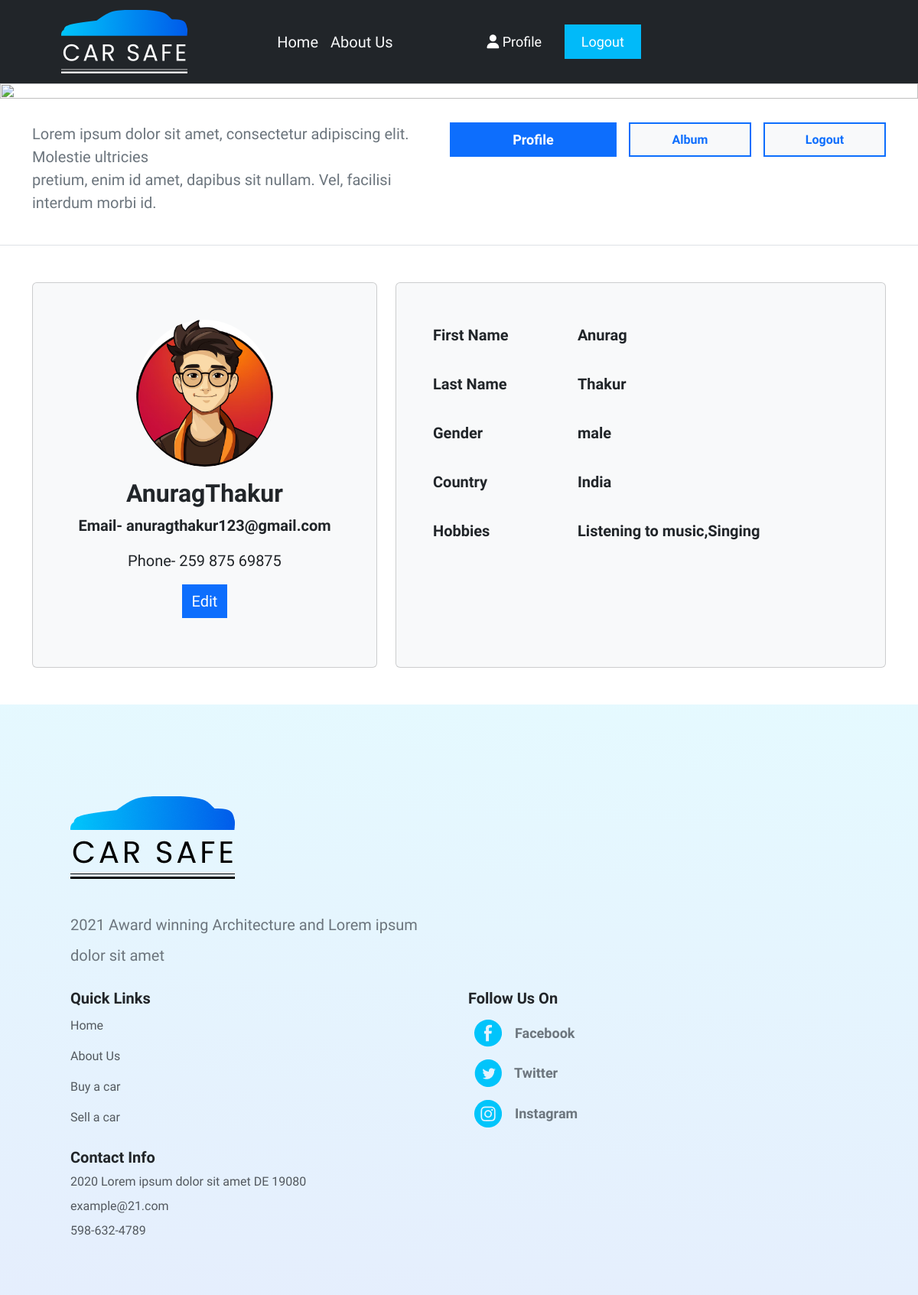
Page /profile_view.php (signed in) on the earlier database version.
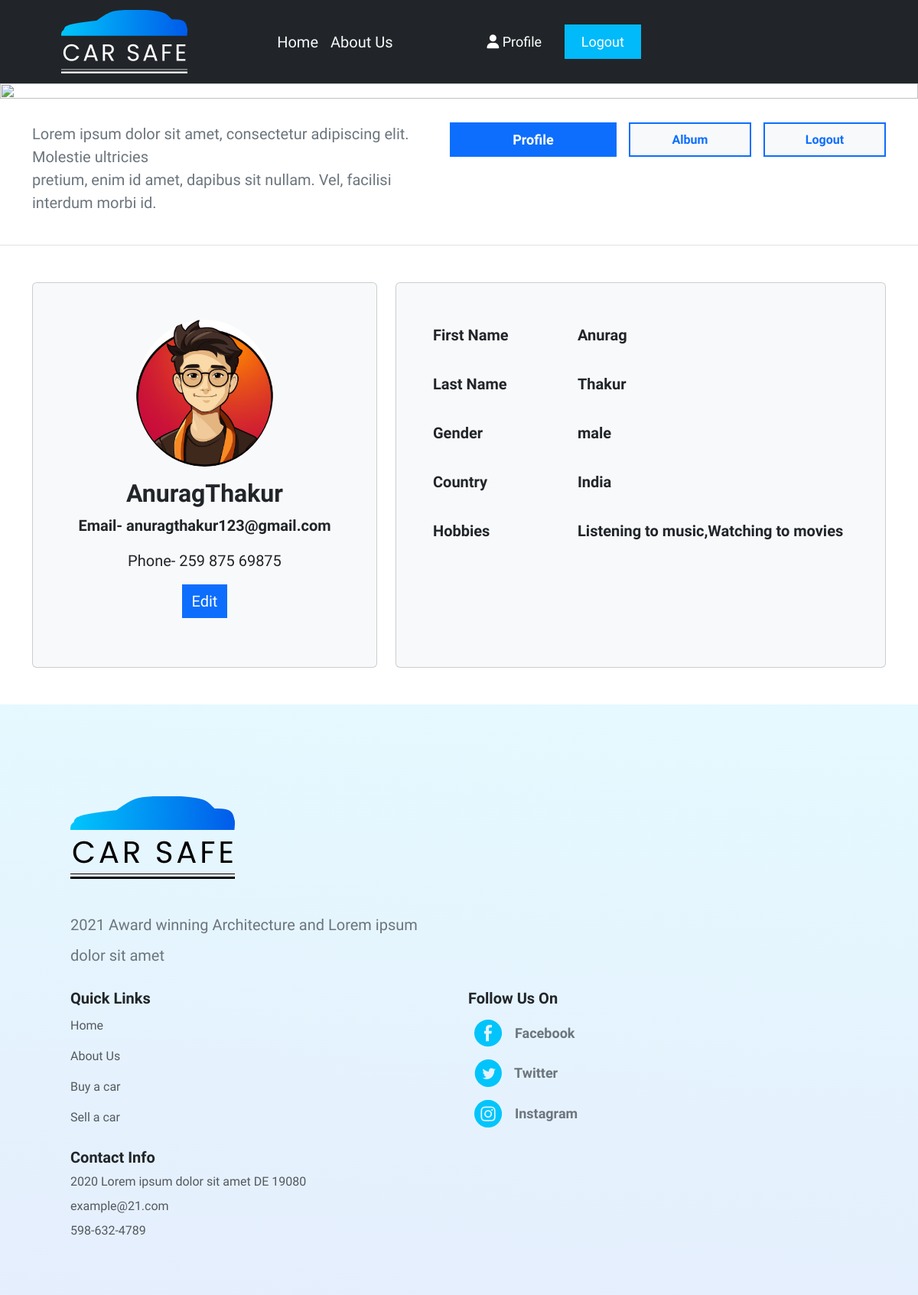
Same page on the later database version.
### tables this page shows
CREATE TABLE `users` (
  `id` int NOT NULL,
  `fname` varchar(30) NOT NULL,
  `lname` varchar(30) NOT NULL,
  `email` varchar(100) NOT NULL,
  `password` varchar(250) NOT NULL,
  `country` varchar(40) NOT NULL,
  `gender` varchar(10) NOT NULL,
  `hobbies` varchar(100) NOT NULL,
  `created_at` timestamp NOT NULL DEFAULT CURRENT_TIMESTAMP,
  `profile_img` varchar(500) DEFAULT NULL
);

### controller/helper.php (called while the page is built, shortened)
<?php
function getUserDetails($conn)
{
  try {
    $userId = $_SESSION['userId'];
    $query = "SELECT * FROM users WHERE id = '$userId'";
    $result = mysqli_query($conn, $query);
    return mysqli_fetch_assoc($result);
  } catch (\Exception $e) {
    echo die('Error:' . $e->getMessage());
  }
}

### profile_view.php (the view, shortened to what this page needs)
<?php
include('./config/db.php');
include('./controller/helper.php');
$userDetail = getUserDetails($conn);
include('./partials/indexheader.php');
include('./partials/hero-banner.php');
?>
<div class="container py-5">
    <div class="row row-cols-1 row-cols-md-3 g-4 flex-wrap detail-col">
        <div class="col-sm-6 col-md-12 col-lg-5 mb-3 mb-sm-0 detail-row">
            <div class="card bg-body-tertiary d-flex justify-content-center align-items-center py-5 h-100">
                <img src="./assets/images/profile-images/<?php echo $userDetail['profile_img']; ?>" alt="" class="rounded-circle" width="40%">
                <div class="card-body text-center">
                    <h2 class="text-dark fw-semibold"><?php echo $userDetail['fname'] . $userDetail['lname'] ?></h2>
                    <p class="fw-bold fs-5">Email- <?php echo $userDetail['email'] ?></p>
                    <p class=" fs-5">Phone- 259 875 69875</p>
                    <a href="./controller/edit-profile.php" class="link-light link-offset-2 link-underline-opacity-0">
                        <button type="button" class="btn btn-primary rounded-0 fs-5">Edit</button>
                    </a>
                </div>
            </div>
        </div>
        <div class="col-sm-6 col-md-12 col-lg-7 detail-row">
            <div class="card bg-body-tertiary p-5 h-100">
                <div class="row flex-wrap flex g-4">
                    <div class="col-6 col-sm-4 col-md-6 col-lg-4 fs-5 lh-lg fw-semibold text-dark">First Name</div>
                    <div class="col-6 col-sm-4 col-md-6 col-lg-8 fs-5 lh-lg  fw-semibold text-dark"><?php echo $userDetail['fname'] ?></div>
                    <div class="col-6 col-sm-4 col-md-6 col-lg-4 fs-5 lh-lg fw-semibold text-dark">Last Name</div>
                    <div class="col-6 col-sm-4 col-md-6 col-lg-8 fs-5 lh-lg  fw-semibold text-dark"><?php echo $userDetail['lname'] ?></div>
                    <div class="col-6 col-sm-4 col-md-6 col-lg-4 fs-5 lh-lg fw-semibold text-dark">Gender</div>
                    <div class="col-6 col-sm-4 col-md-6 col-lg-8 fs-5 lh-lg  fw-semibold text-dark"><?php echo $userDetail['gender'] ?></div>
                    <div class="col-6 col-sm-4 col-md-6 col-lg-4 fs-5 lh-lg fw-semibold text-dark">Country</div>
                    <div class="col-6 col-sm-4 col-md-6 col-lg-8 fs-5 lh-lg  fw-semibold text-dark"><?php echo $userDetail['country'] ?></div>
                    <div class="col-6 col-sm-4 col-md-6 col-lg-4 fs-5 lh-lg fw-semibold text-dark">Hobbies</div>
                    <div class="col-6 col-sm-4 col-md-6 col-lg-8 fs-5 lh-lg  fw-semibold text-dark"><?php echo $userDetail['hobbies'] ?></div>
                </div>
            </div>
        </div>
    </div>
</div>
<?php include('./partials/indexfooter.php') ?>

Differences in the rows shown:
changed users "Anurag": hobbies "Listening to music,Singing" → "Listening to music,Watching to movies"
